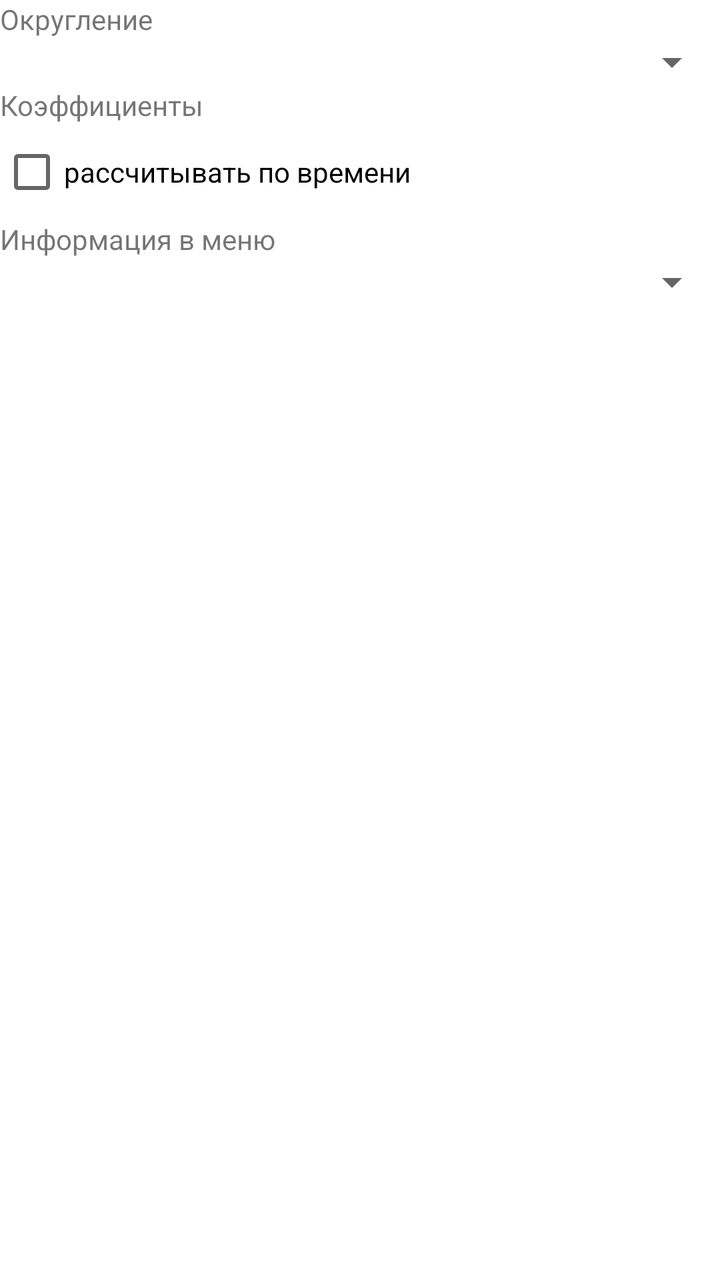
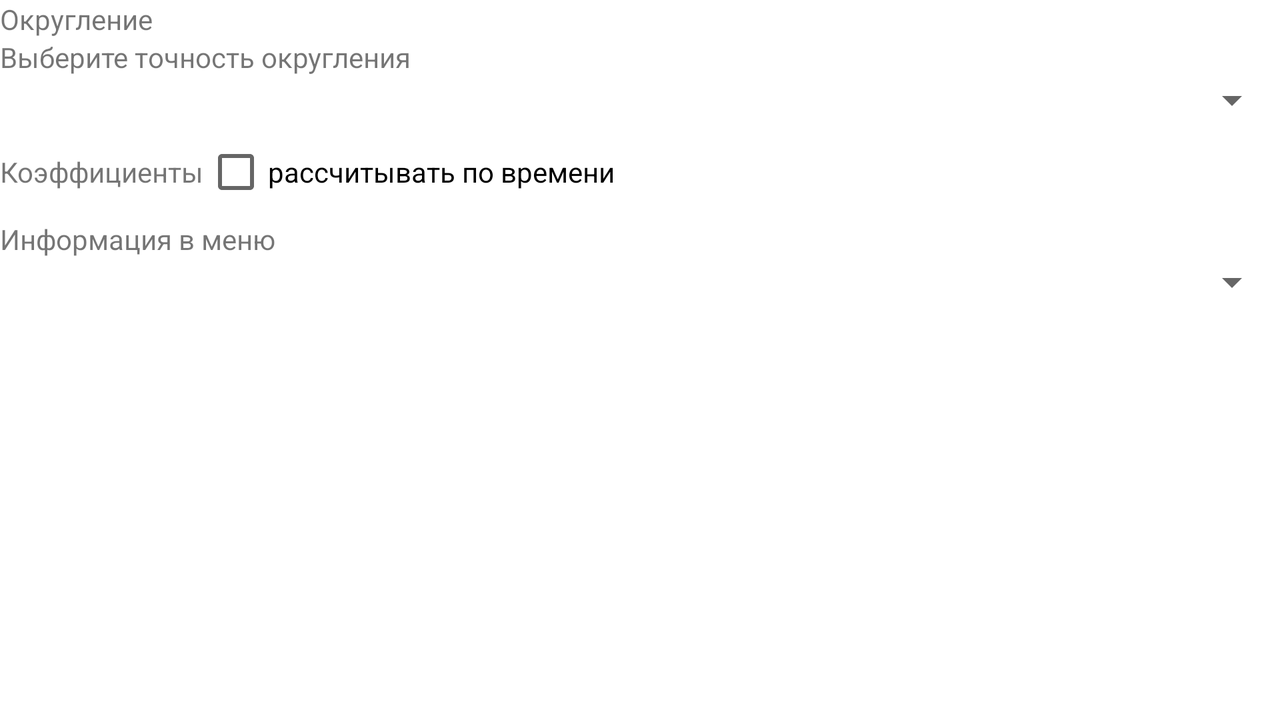

One screen, two layout resources from the same app: the default and the author's alternative for another configuration. Each is rendered where Android would select it; the XML of both is given below.
<!-- AndroidManifest.xml: fallback theme Theme.MaterialComponents.DayNight.NoActionBar -->
<!-- res/layout/settings_menutab.xml -->
<LinearLayout xmlns:android="http://schemas.android.com/apk/res/android"
     	android:layout_width="fill_parent"
    	android:layout_height="fill_parent"
    	android:id="@+id/tabMenuinc"
    	android:orientation="vertical"
    >
     	<TextView
     		android:text="@string/textSettingsRound"
    		android:id="@+id/textSettingsRound" 
    		android:layout_width="wrap_content" 
    		android:layout_height="wrap_content"
    	/>
     	<Spinner
    	    android:id="@+id/spinnerSettingsKoefInfo"
    	    android:layout_width="fill_parent"
    	    android:layout_height="wrap_content"
    	    android:prompt="@string/spinnerSettingsMenuKoef" />
     	
		<TextView
     		android:text="@string/lblSettingsTextCoefTime"
    		android:id="@+id/lblSettingsTextCoefTime" 
    		android:layout_width="wrap_content" 
    		android:layout_height="wrap_content"
    	/>
    	<CheckBox 
    		android:id="@+id/chBxSettingsCoefTime"
 			android:text="@string/lblchBxSettingsCoefTime"
 			android:layout_width="wrap_content"
 			android:layout_height="wrap_content"
		/>
		<TextView
     		android:text="@string/spinnerSettingsMenuInfo"
    		android:id="@+id/textSettingsMenuInfo" 
    		android:layout_width="wrap_content" 
    		android:layout_height="wrap_content"
    	/>

    	<Spinner
    	    android:id="@+id/spinnerSettingsMenuInfo"
    	    android:layout_width="fill_parent"
    	    android:layout_height="wrap_content"
    	    android:drawSelectorOnTop="false"
    	    android:prompt="@string/spinnerSettingsMenuInfo" />
     </LinearLayout>
<!-- resources referenced by this layout -->
<resources>
  <string name="lblSettingsTextCoefTime">Коэффициенты</string>
  <string name="lblchBxSettingsCoefTime">рассчитывать по времени</string>
  <string name="spinnerSettingsMenuInfo">Информация в меню</string>
  <string name="spinnerSettingsMenuKoef">Выберите точность округления</string>
  <string name="textSettingsRound">Округление</string>
</resources>
<!-- res/layout-land/settings_menutab.xml (the author's variant of the layout above) -->
<!-- drawn on the phone turned sideways -->
<LinearLayout xmlns:android="http://schemas.android.com/apk/res/android"
     	android:layout_width="fill_parent"
    	android:layout_height="fill_parent"
    	android:orientation="vertical"
>
   		<TextView
     		android:text="@string/textSettingsRound"
    		android:id="@+id/textSettingsRound" 
    		android:layout_width="wrap_content" 
    		android:layout_height="wrap_content"
    	/>

		<TextView
		    android:id="@+id/textSettingsMenuKoef"
		    android:layout_width="wrap_content"
		    android:layout_height="wrap_content"
		    android:text="@string/spinnerSettingsMenuKoef" />

    	<Spinner
    	    android:id="@+id/spinnerSettingsMenuKoef"
    	    android:layout_width="fill_parent"
    	    android:layout_height="wrap_content"
    	    android:drawSelectorOnTop="false"
    	    android:prompt="@string/spinnerSettingsMenuKoef" />

		<LinearLayout
     		android:layout_width="fill_parent"
    		android:layout_height="wrap_content"
    		android:orientation="horizontal"
    	>
			<TextView
     			android:text="@string/lblSettingsTextCoefTime"
    			android:id="@+id/textSettingsCoefTime" 
    			android:layout_width="wrap_content" 
    			android:layout_height="wrap_content"
    		/>
    		<CheckBox 
    			android:id="@+id/chBxSettingsCoefTime"
 				android:text="@string/lblchBxSettingsCoefTime"
 				android:layout_width="wrap_content"
 				android:layout_height="wrap_content"
			/>
		</LinearLayout>
		<TextView
     		android:text="@string/spinnerSettingsMenuInfo"
    		android:id="@+id/textSettingsMenuInfo" 
    		android:layout_width="wrap_content" 
    		android:layout_height="wrap_content"
    	/>
    	<Spinner
 			android:id="@+id/spinnerSettingsMenuInfo"
 			android:layout_width="fill_parent"
 			android:layout_height="wrap_content"
 			android:drawSelectorOnTop="false"
 			android:prompt="@string/spinnerSettingsMenuInfo"
 		/>
   </LinearLayout>
